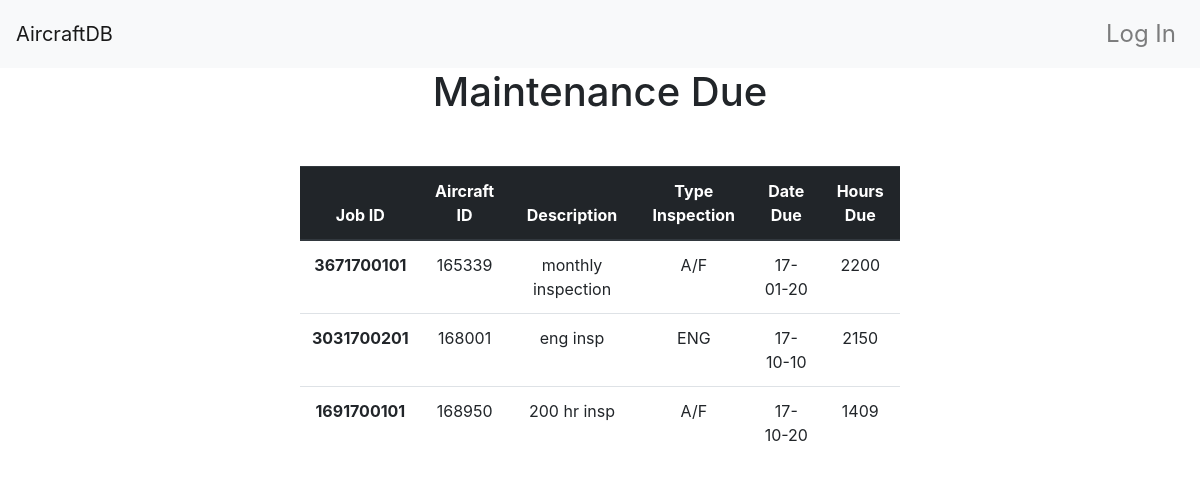
/mechanic/maintenance_due, run on an earlier commit of the app's database.
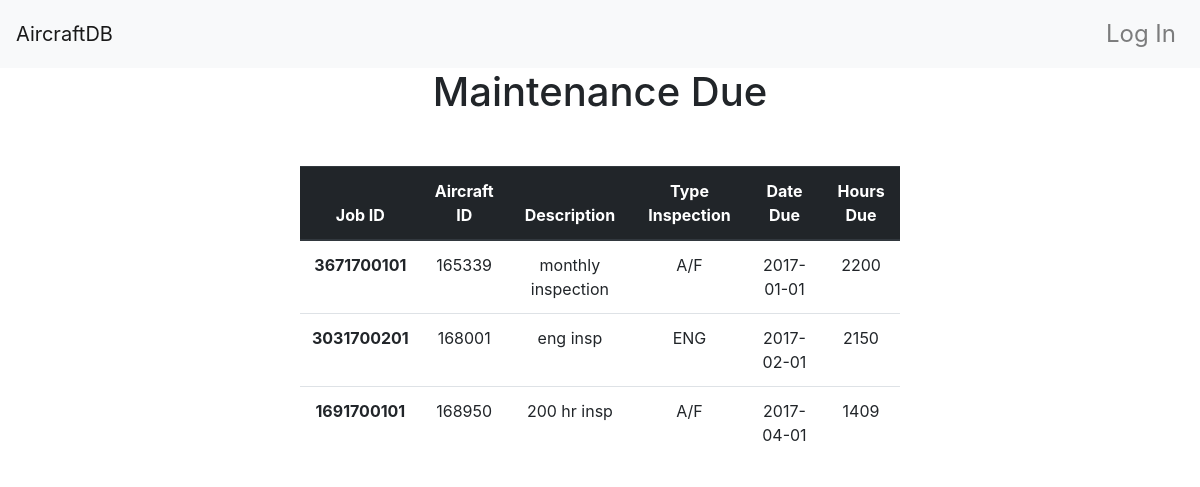
And on a later commit of the database.
### app/models.py (models this page shows, shortened)
class MaintenanceDue(db.Model):
    __tablename__ = 'maintenanceDues'
    job_id = db.Column(db.Integer, primary_key = True)
    aircraft_id = db.Column(db.Integer, db.ForeignKey('aircrafts.id'), primary_key = True)
    description = db.Column(db.String(150))
    type_inspection =  db.Column(db.String(80))
    date_due = db.Column(db.String)
    hours_due = db.Column(db.Integer)

### app/main/views.py (the view)
@main.route('/mechanic/maintenance_due')
def mechanic_get_maintenance_due():
    data = MaintenanceDue.query.all()
    return render_template('mechanic/maintenance_due.html', data=data)

### app/templates/mechanic/maintenance_due.html
{% extends "base.html" %}
{% block page_content %}
<div class="table_heading">
    <h1>Maintenance Due</h1>
</div>
  <div class="second-container">
    <table class="table">
    <thead class="thead-dark">
      <tr>
        <th scope="col">Job ID</th>
        <th scope="col">Aircraft ID</th>
        <th scope="col">Description</th>
        <th scope="col">Type Inspection</th>
        <th scope="col">Date Due</th>
        <th scope="col">Hours Due</th>
      </tr>
    </thead>
    <tbody>
    {% for row in data %}
      <tr>
        <th scope="row"> {{row.job_id}} </th>
        <td>{{row.aircraft_id}}</td>
        <td>{{row.description}}</td>
        <td>{{row.type_inspection}}</td>
        <td>{{row.date_due}}</td>
        <td>{{row.hours_due}}</td>
        {% endfor %}
    </tbody>
  </table>
  </div>
{% endblock %}

### app/templates/base.html (shortened to what this page needs)
<!doctype html>
<html lang="en">
  <head>
    <link rel="stylesheet" href="../../static/style.css">
    <link rel="stylesheet" href="https://maxcdn.bootstrapcdn.com/bootstrap/4.0.0-beta.2/css/bootstrap.min.css">
    <link rel= "stylesheet" href="https://cdnjs.cloudflare.com/ajax/libs/flexboxgrid/6.3.1/flexboxgrid.css">
  </head>
{% block navbar %}
<nav class="navbar navbar-expand-lg navbar-light bg-light">
  <a class="navbar-brand" href="#">AircraftDB</a>
  <div class="collapse navbar-collapse" id="navbarNav">
    <ul class="navbar-nav ">
        {% if current_user.is_authenticated %}
        <li class="nav-item">
          <a class="nav-link" href="{{ url_for('auth.logout') }}">Log Out</a>
        </li>
        {% else %}
        <li class="nav-item">
          <a class="nav-link" href="{{ url_for('auth.login') }}">Log In</a>
        </li>
        {% endif %}
    </ul>
  </div>
</nav>
{% endblock %}
{% block content %}
  <div>
{% block page_content %}{% endblock %}
</div>
{% endblock %}

### app/static/style.css (style rules this page uses)
.nav-link { font-size: 24px; }
div.second-container { margin-top: 50px; text-align: center; }
div.second-container table { width: 50%; margin: auto; float: none;; }
div.table_heading { text-align: center }

What changed in the data, as far as the page shows it:
changed MaintenanceDue "monthly inspection": date_due "17-01-20" → "2017-01-01"
changed MaintenanceDue "eng insp": date_due "17-10-10" → "2017-02-01"
changed MaintenanceDue "200 hr insp": date_due "17-10-20" → "2017-04-01"
